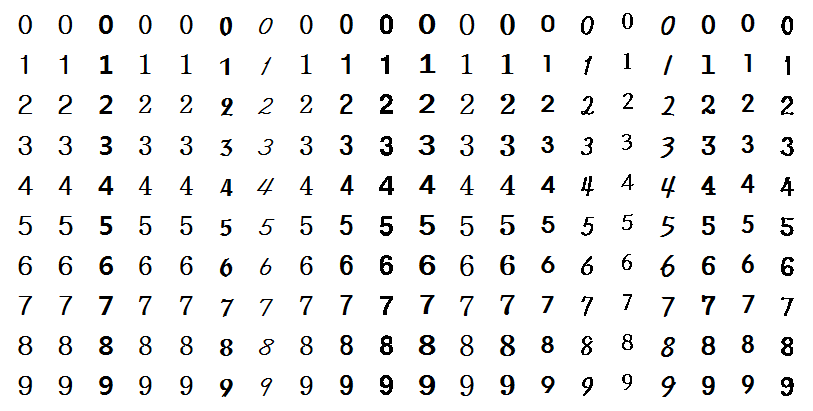
//> input picture 과제/opencv 10-18/opencv_10_11/opencv_10_11/train_numbers.png, 813 x 411 px
$ ./main   (built with g++ and OpenCV 4)
//> lines starting //> are read from the running program, lines starting //| are printed output that depends on the picture; after the words box and inside, x2 and y2 are one past the last pixel; in counts of white or black regions, pixels touching at a corner belong together; pictures that were not available may be replaced by others from this repository, and a replacement may not be noted
#include <opencv2/opencv.hpp>
using namespace cv;
using namespace std;

void find_histoPos(Mat img, int & start, int &end, int direct)
{
	reduce(img, img, direct, REDUCE_AVG);

	int  minFound = 0;
	for (int i = 0; i< (int)img.total(); i++) {
		if (img.at<uchar>(i) < 250) 		// 빈라인이 아니면
		{
			end = i;					// 히스토그램 마지막 위치
			if (!minFound) {
				start = i;			// 히스토그램 첫 위치
				minFound = 1;
			}
		}
	}
}

Mat find_number(Mat part)
{
	Point start, end;
	find_histoPos(part, start.x, end.x, 0);		// 수직 투영
	find_histoPos(part, start.y, end.y, 1);   	// 수평 투영

	return part(Rect(start, end));			// 숫자객체 영상
}

Mat  place_middle(Mat number, Size new_size , int outnum)
{
	float size_rate = (float)new_size.height/(float)new_size.width; //출력 이미지의 비율
	float number_rate = (float)number.rows/(float)number.cols; //숫자 이미지의 비율
	Mat output(new_size,number.type(),Scalar(255)) , sample; //출력 이미지와 샘플 이미지

	if(size_rate>number_rate)
	{
		//숫자 이미지가 출력 이미지에 넣을 수 있도록 높이 조절
		int height = (float)number.rows*(float)new_size.width/(float)number.cols;

		Size outsize(new_size.width , height);
		resize(number, sample, outsize); //숫자 이미지 리사이징
	}
	else
	{
		//숫자 이미지가 출력 이미지에 넣을 수 있도록 넓이 조절
		int width = (float)number.cols*(float)new_size.height/(float)number.rows;

		Size outsize(width , new_size.height);
		resize(number, sample, outsize); //숫자 이미지 리사이징
	}

	Point start = (output.size() - sample.size()) /2; //복사 시작점
	Rect middle(start, sample.size()); // 중앙 관심영역
	sample.copyTo(output(middle)); // 숫자객체를 중앙에 복사

	if(outnum>=0) //학습자료 수집 중 샘플 이미지 저장
	{
		string demo_file = format("outnum/%02d.bmp", outnum);
		imwrite(demo_file,output);
	}

	output.convertTo(output, CV_32F); //자료형을 float로 변경
	return output.reshape(0, 1); // 1행 데이터로 변경후 반환

	// [15 lines of commented-out code are left out]
}

int main()
{
	Size  size(40, 40);			// 학습 셀 크기
	int  K = 15;				// 선출하는 이웃 샘플수
	int  Nclass = 10;			// 인식 숫자(카테고리) 개수
	int  Nsample = 20;		// 숫자당 학습 샘플수

	string image_file = "train_numbers.png";
	Mat  train_image = imread(image_file, 0);		// 영상 로드
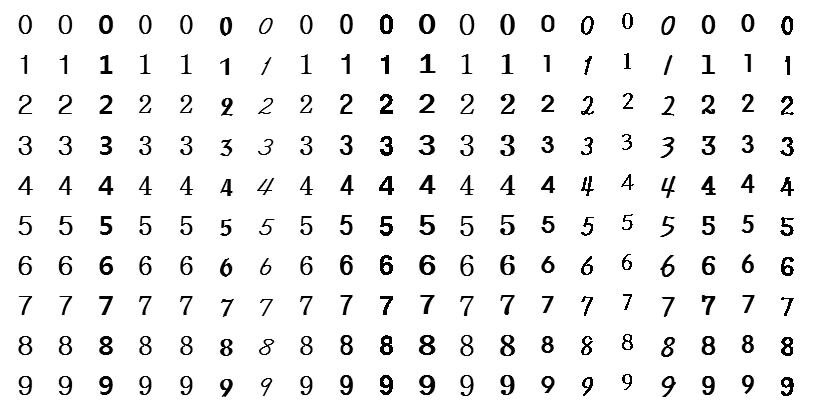
//> train_image: 411 rows x 813 cols, CV_8UC1; min 0, max 255, mean 239.4
	CV_Assert(train_image.data);

	threshold(train_image, train_image, 32, 255, CV_THRESH_BINARY);
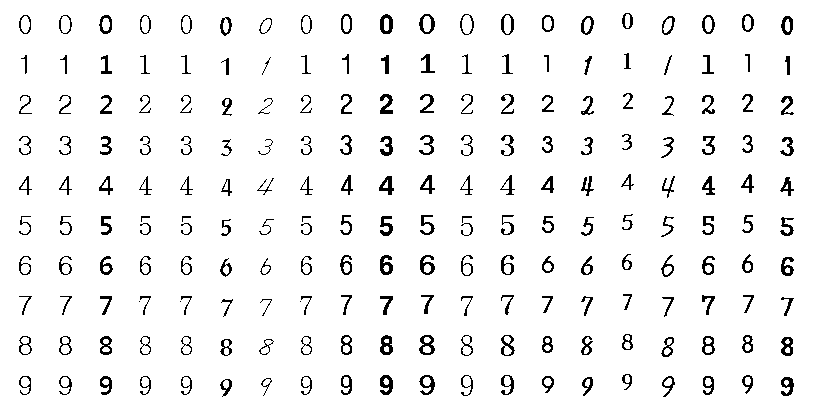
//> train_image: 411 rows x 813 cols, CV_8UC1; 94.9% white; black in thin lines or dots, all inside (x1, y1, x2, y2) = (19, 13, 794, 397)

	Mat  trainData, classLable;
	for (int i = 0, k = 0; i < Nclass; i++) {
		for (int j = 0; j < Nsample; j++, k++)
		{
			Point start(j * size.width, i * size.height);
			Rect  roi(start, size);
			Mat   part = train_image(roi);			// 숫자 영상 분리

			Mat  num = find_number(part);		// 숫자 영역 영상
			Mat  data = place_middle(num, size , i*10+j);	// 정규화 및 1행데이터 구성
			trainData.push_back(data);		// 학습 데이터 수집
			classLable.push_back(i);		// 레이블링
		}
	}
//> this loop made 10 passes
//> k on passes 1 to 10: 20, 40, 60, 80, 100, 120, 140, 160, 180, 200
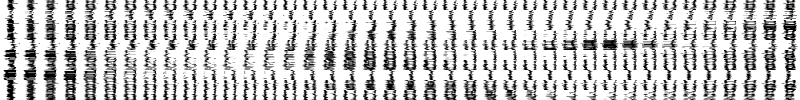
//> trainData: 200 rows x 1600 cols, CV_32FC1 (shown at 1/2 size); min 0, max 255, mean 196.3
//> after the loop, classLable = 200 values from 0 to 9

	Ptr<ml::KNearest>  knn = ml::KNearest::create();
	knn->train(trainData, ml::ROW_SAMPLE, classLable);	// k-NN 학습


	while(1)
	{
		int no;
		cout << "영상번호를 입력하세요: ";
		cin >> no;									// 영상번호 입력
//> the answer given: 3

		string demo_file = format("num/%02d.png", no);
		Mat  test_img = imread(demo_file, 0);			// 실험 영상 로드
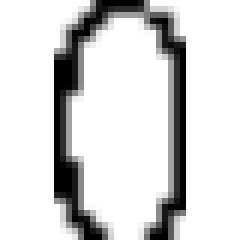
//> input picture 과제/opencv 10-18/opencv_10_11/opencv_10_11/outnum/03.bmp, 40 x 40 px, given in place of 03.png, which was not available (shown 6 times larger)
//> test_img is the input picture: 40 rows x 40 cols, CV_8UC1; min 0, max 255, mean 214.6
		CV_Assert(test_img.data);						// 예외처리

		threshold(test_img, test_img, 128, 255, THRESH_BINARY);	// 이진화
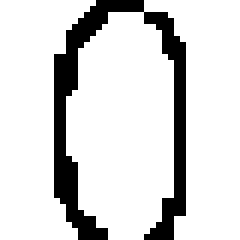
//> test_img: 40 rows x 40 cols, CV_8UC1 (shown 6 times larger); 84.6% white; 1 black region, box (x1, y1, x2, y2) and area: (9, 0, 31, 40) 246
		Mat  num = find_number(test_img);				// 숫자객체 검출
//> in find_histoPos, `reduce(img, img, direct, REDUCE_AVG);`: img = 40 values, max 255 at index 0, min 64 at index 29, mean 215.8
//> after the loop in find_histoPos, `for (int i = 0; i< (int)img.total(); i++)`: start = 9; minFound = 1
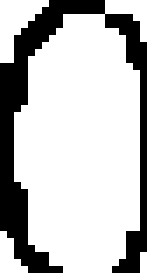
//> num: 39 rows x 21 cols, CV_8UC1 (shown 7 times larger); 74.7% white; 1 black region, box (x1, y1, x2, y2) and area: (0, 0, 21, 39) 207
		Mat  data = place_middle(num, size,-1);			// 숫자객체 셀 중심 배치
//> in place_middle, `Mat output(new_size,number.type(),Scalar(255)) , sample;`: output: 40 rows x 40 cols, CV_8UC1; every value is 255
//> in place_middle, `int width = (float)number.cols*(float)new_size.height/(float)number.ro..`: width = 21
//> in place_middle, `Size outsize(width , new_size.height);`: outsize = Size(21, 40)
//> in place_middle, `sample.copyTo(output(middle));`:
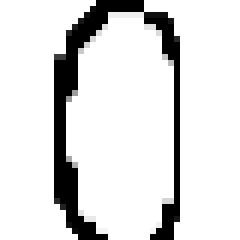
//> output: 40 rows x 40 cols, CV_8UC1 (shown 6 times larger); min 0, max 255, mean 221.2
//> data = 1600 values, max 255 at index 0, min 0 at index 16, mean 221.1

		Mat result;
		knn->findNearest(data, K, result);				// 숫자 분류 수행
//> result = [0]

		cout << "분류결과 : " << result.at<float>(0) << endl;
//| 분류결과 : 0
	}


	return 0;
}
